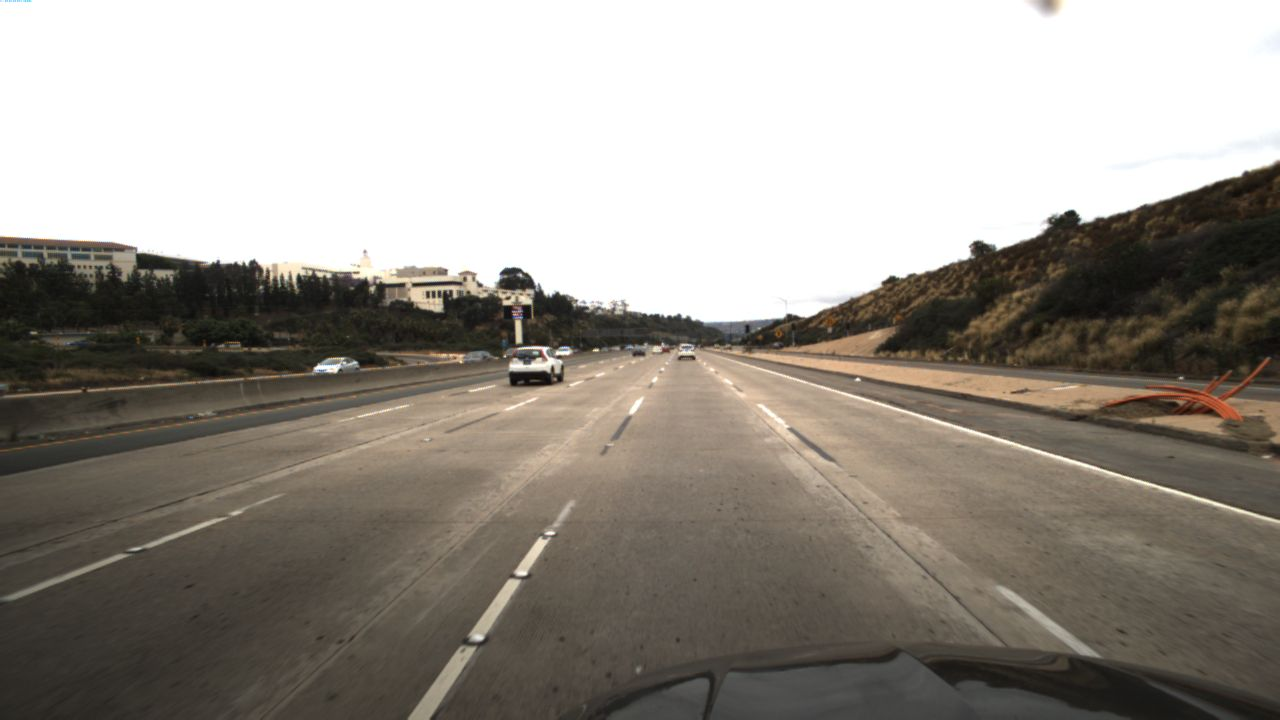
#> input picture dataset/velocity/test/clips/1/imgs/001.jpg, 1280 x 720 px, given in place of 040.jpg, which was not available
$ jupyter execute --allow-errors car_detector.ipynb   (older library calls are emulated)   (text cells are left out)
#> lines starting #> are read from the running program, lines starting #| are printed output that depends on the picture; pictures that were not available may be replaced by others from this repository, and a replacement may not be noted
### util.py
import cv2
import json
import os.path
from pathlib import Path


# absolute path of the dataset
project_folder = Path(__file__).parent.absolute()
velocity_folder = Path('dataset/velocity')
lane_folder = Path('dataset/lane')


# [35 lines left out: function draw_annotation, not called in this run]


def read_velocity_image(folder, id, frame=40, annotation=False):
    """
    Reads an image from the velocity dataset. Adds annotations if needed.
    folder: be one of ['supp', 'test', 'train']
    id: the id of the image/clip
    frame: a number between 1 to 40
    annotation: whether to draw annotation to the image
    """

    # invalid folder
    if folder not in ['supp', 'test', 'train']:
        return None
    # invalid frame
    if folder != 'supp' and frame < 1 or frame > 40:
        return  None

    if folder == 'supp':
        path_img = project_folder / velocity_folder / f'{folder}/supp_img/{id:04d}.jpg'
        path_annotation = project_folder / velocity_folder / f'{folder}/annotation.json'
    else: # folder is train/test
        path_img = project_folder / velocity_folder / f'{folder}/clips/{id}/imgs/{frame:03d}.jpg'
        path_annotation = project_folder / velocity_folder / f'{folder}/clips/{id}/annotation.json'

    #print(path_img)
    # read the image
    img = cv2.imread(str(path_img))
    img = cv2.cvtColor(img, cv2.COLOR_BGR2RGB)

    # add annotation
    if annotation and frame==40:
        # load the annotation file
        with open(path_annotation) as file:
            # parse json file
            annotation = json.load(file)

        if folder == 'supp':
            # reform the annotation for supp because it is kind of different
            temp = []
            for bbox in annotation[id - 1]['bbox']:
                temp.append({
                    'bbox': {
                        'top': bbox['top'],
                        'right': bbox['right'],
                        'bottom': bbox['bottom'],
                        'left': bbox['left']
                    }
                })
            annotation = temp

        img = draw_annotation(img, annotation)

    return img


def crop_cars(folder, id):
    """
    crop out the cars in the image given annotated bounding boxes
    """
#> called with folder = 'train', id = 1

    # invalid folder
    if folder not in ['supp', 'test', 'train']:
        return None

    if folder == 'supp':
        path_img = project_folder / velocity_folder / f'{folder}/supp_img/{id:04d}.jpg'
        path_annotation = project_folder / velocity_folder / f'supp/annotation.json'
    else:
        path_img = project_folder / velocity_folder / f'{folder}/clips/{id}/imgs/040.jpg'
        path_annotation = project_folder / velocity_folder / f'{folder}/clips/{id}/annotation.json'

    # read the image
    img = cv2.imread(str(path_img))
#> img is the input picture: shape (720, 1280, 3); mean B, G, R 140.6, 148.1, 153.6
    img = cv2.cvtColor(img, cv2.COLOR_BGR2RGB)

    # load the annotation file
    with open(path_annotation) as file:
        # parse json file
        annotation = json.load(file)

    res = []

    # extract bboxs
    if folder == 'supp':
        bboxs = annotation[id - 1]['bbox']
        for bbox in bboxs:
            res.append(img[int(bbox['top']):int(bbox['bottom']), int(bbox['left']):int(bbox['right'])].copy())

    else:
        for a in annotation:
            bbox = a['bbox']
            res.append(img[int(bbox['top']):int(bbox['bottom']), int(bbox['left']):int(bbox['right'])].copy())

    return res


# [17 lines left out: function IoU, not called in this run]

### car_detector.ipynb
[cell 1]
import util
import cv2
import matplotlib.pyplot as plt
import numpy as np
import random
import json
import glob

[cell 2]
import sys
np.set_printoptions(threshold=sys.maxsize)

[cell 3]
# Run this cell first only if you are using Colab
# mount Google Drive to Colab. Ignore if you don't use Colab.
from google.colab import drive
drive.mount('/content/drive')

# specify the project folder
# util.project_folder = 'drive/MyDrive/UNSW/COMP9517/Project/9517Project/'

[cell 4]
n_imgs = 1074
img_size = (720, 1280)

[cell 5]
# examine the sizes and height/width ratios of all cropped car images
sizes = []
ratios = []

#> (the rest of this cell did not finish here and is left out)

[cell 6]
# distribution of positions of bounding boxes
tops = []
bottoms = []
lefts = []
rights = []

#> (the rest of this cell did not finish here and is left out)

[cell 7]
# set window size
window_size = (48, 64)

# set the vertical and horizontal search area
min_top, max_top = 260, 640
min_left, max_left = 200, 1150

[cell 8]
new_size = (64, 48)

# sample car images and resize
# [36 lines left out: functions sample_cars, sample_noncars, not called in this run]

[cell 9]
# [7 lines of commented-out code are left out]

[cell 10]
from skimage.feature import hog

pixels_per_cell = 8
cells_per_block = 3

[cell 11]
# HOG feature desciptors for cars
car = cv2.imread('dataset/samples/train/cars/1_0.jpg')
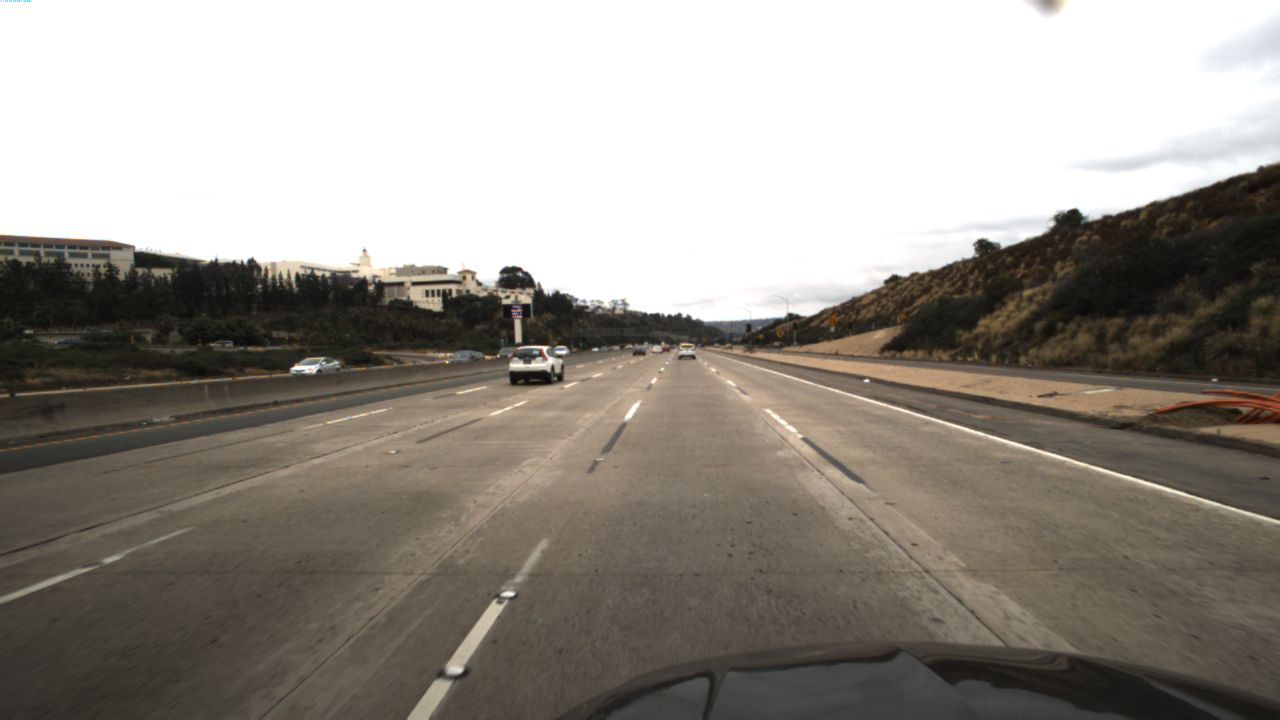
#> input picture dataset/velocity/test/clips/1/imgs/002.jpg, 1280 x 720 px, given in place of 1_0.jpg, which was not available
#> car is the input picture: shape (720, 1280, 3); mean B, G, R 138.3, 145.6, 150.8
fd1, hog_car = hog(car, orientations=9, pixels_per_cell=(8, 8),
                    cells_per_block=(cells_per_block, cells_per_block), visualize=True, multichannel=True)
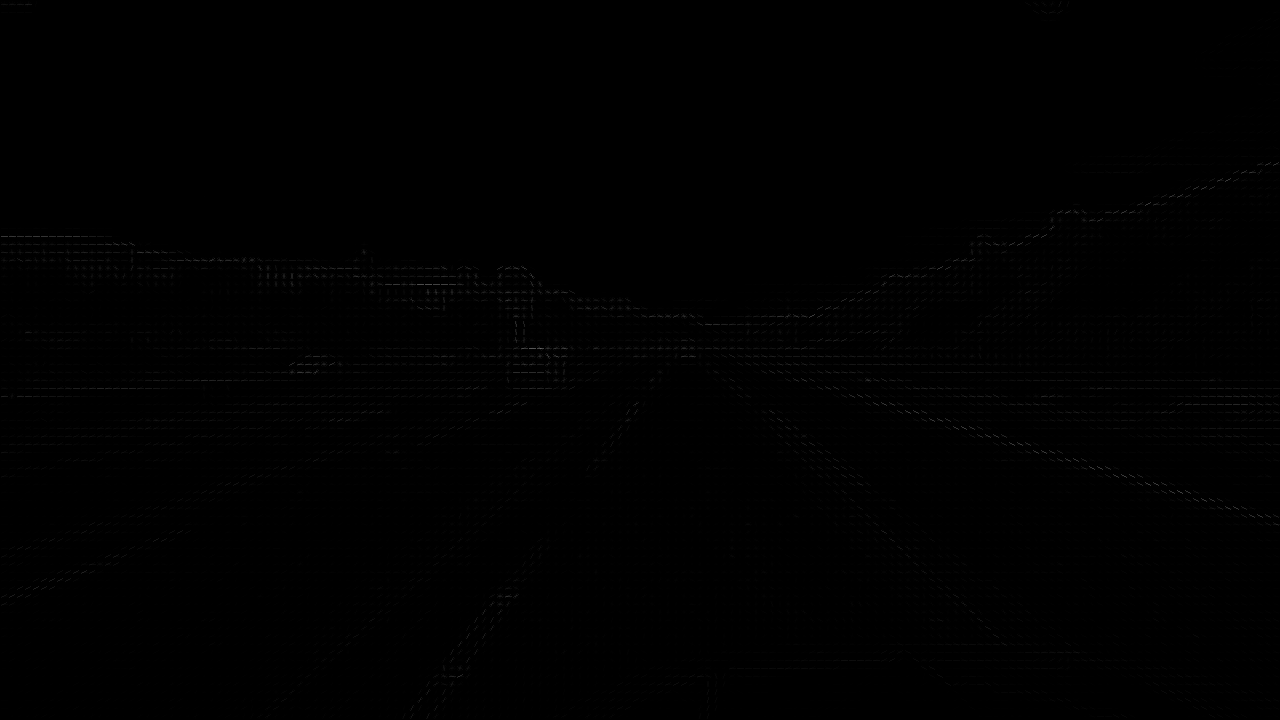
#> hog_car: shape (720, 1280) float64; min 0, max 105.8, mean 0.6

# HOG feature desciptors for non-cars
noncar = cv2.imread('dataset/samples/test/non-cars/1_0.jpg')
fd2, hog_noncar = hog(noncar, orientations=9, pixels_per_cell=(8, 8),
                     cells_per_block=(cells_per_block, cells_per_block), visualize=True, multichannel=True)

fig, axs = plt.subplots(2, 2, figsize=(10,5))
axs[0][0].set_title('car')
axs[0][0].imshow(cv2.cvtColor(car, cv2.COLOR_BGR2RGB), cmap='gray')
axs[1][0].imshow(hog_car, cmap='gray')
axs[0][1].set_title('non-car')
axs[0][1].imshow(cv2.cvtColor(noncar, cv2.COLOR_BGR2RGB), cmap='gray')
axs[1][1].imshow(hog_noncar, cmap='gray')
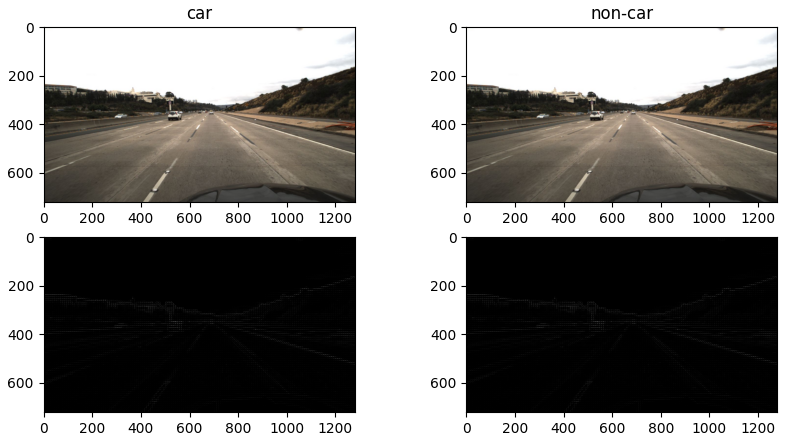
#> figure drawn by matplotlib, 4 panels

[cell 12]
fd1.shape
#> Out = (1126224,)

[cell 13]
# load training set images
def load_dataset(mode='train'):
#> called with mode = 'train'
    if mode not in ['train', 'test']:
        return

    car_imgs = []
    noncar_imgs = []

    for img_path in glob.glob(f"dataset/samples/{mode}/cars/*.jpg"):
        car_imgs.append(cv2.imread(img_path))
    for img_path in glob.glob(f"dataset/samples/{mode}/non-cars/*.jpg"):
        noncar_imgs.append(cv2.imread(img_path))

    n_train = len(car_imgs) + len(noncar_imgs)
#> n_train = 2

    # create dataset
    X = []
    for car_img in car_imgs:
        X.append(hog(car_img, orientations=9, pixels_per_cell=(8, 8),
                 cells_per_block=(3, 3), visualize=False, multichannel=True))
#> this loop made 1 pass
#> after the loop, X = 1 item
    for noncar_img in noncar_imgs:
        X.append(hog(noncar_img, orientations=9, pixels_per_cell=(8, 8),
                 cells_per_block=(3, 3), visualize=False, multichannel=True))
#> after the loop, X = 2 items

    X = np.array(X)
    y = np.append(np.ones((len(car_imgs))), np.zeros((len(noncar_imgs))))
#> y = [1, 0]
    return X, y

[cell 14]
X_train, y_train = load_dataset('train')
#> y_train = [1, 0]
X_test, y_test = load_dataset('test')
#> the loop in load_dataset (call 2), `for car_img in car_imgs:` made 1 pass
#> the loop in load_dataset (call 2), `for noncar_img in noncar_imgs:` made 1 pass
#> y_test = [1, 0]

[cell 15]
X_train.shape
#> Out = (2, 1126224)

[cell 16]
y_train.shape
#> Out = (2,)

[cell 17]
from sklearn.svm import LinearSVC
# train the model
svc = LinearSVC()
svc.fit(X_train, y_train)

[cell 18]
svc.score(X_test, y_test)
#> Out = 0.5

[cell 19]
#svc.predict(X_test)

[cell 20]
from sklearn.linear_model import LogisticRegression

lr = LogisticRegression(random_state=0)
lr.fit(X_train, y_train)

[cell 21]
lr.score(X_test, y_test)
#> Out = 0.5

[cell 22]
#lr.predict_proba(X_test)

[cell 23]
# version1: Slice HOG of the entire image. Way Faster.
def sliding_window(img, scale=1, step_size=1, visualize=False):
    # resize
    img = cv2.resize(img, (int(img_test.shape[1] / scale), int(img_test.shape[0] / scale)))
    window_size = (48, 64)
    n_blocks = (int(720 / scale / 8 - 3 + 1), int(1280 / scale / 8 - 3 + 1)) # (88, 158)
    n_blocks_in_window = (window_size[0] // 8 - 3 + 1, window_size[1] // 8 - 3 + 1) # (4, 6)

    hog_fd = hog(img, orientations=9, pixels_per_cell=(8, 8),
                 cells_per_block=(3, 3), visualize=False, multichannel=True, feature_vector=False)
    windows = []
    min_top, max_top = 280, 380
    min_left, max_left = 200, 1150

    for i in range((n_blocks[0] - n_blocks_in_window[0]) // step_size):
        for j in range((n_blocks[1] - n_blocks_in_window[1]) // step_size):
            if i * step_size * 8 > max_top / scale or i * step_size * 8 < min_top / scale \
            or j * step_size * 8 > max_left / scale or j * step_size * 8 < min_left / scale:
                continue

            hog_fd_window = hog_fd[i*step_size:i*step_size+n_blocks_in_window[0], j*step_size:j*step_size+n_blocks_in_window[1]].ravel()

            if lr.predict_proba(hog_fd_window.reshape((1, -1)))[0][1] > 0.75:
                windows.append([i, j, scale])

    if visualize:
        img_cpy = img.copy()
        for w in windows:
            a = w[0] * step_size * 8
            b = w[1] * step_size * 8
            cv2.rectangle(img_cpy, (b, a), (b+64, a+48), color=(0, 255, 0), thickness=2)
        plt.imshow(img_cpy)

    return windows


# version2: naively compute HOG for each sliding window
def sliding_window2(img, scale=1, step_size=8, visualize=False):
    # resize
    img = cv2.resize(img, (int(img_test.shape[1] / scale), int(img_test.shape[0] / scale)))
    window_size = (48, 64)
    windows = []

    min_top, max_top = 260, 640
    min_left, max_left = 200, 1150

    for i in range(int(min_top / scale / step_size), int((max_top / scale - 48) / step_size)):
        for j in range(int(min_left / scale / step_size), int((max_left / scale - 64) / step_size)):

            top_start, left_start = i * step_size, j * step_size
            window = img[top_start:top_start + 48, left_start:left_start + 64]
            hog_window = hog(window, orientations=9, pixels_per_cell=(8, 8), cells_per_block=(3, 3),
                             visualize=False, multichannel=True, feature_vector=True)
            if svc.predict(hog_window.reshape((1, -1))):
                windows.append([i, j, scale])

    if visualize:
        img_cpy = img.copy()
        for w in windows:
            a = w[0] * step_size
            b = w[1] * step_size
            cv2.rectangle(img_cpy, (b, a), (b+64, a+48), color=(0, 255, 0), thickness=2)
        plt.imshow(img_cpy)

    return windows


def pyramid(img, scales, step_size, visualize=False):
#> called with step_size = 1, visualize = True
    windows = []
    for s in scales:
        windows += sliding_window(img, scale=s, step_size=step_size, visualize=False)
    # visualize bounding boxs
    if visualize:
        img_cpy = img.copy()
        for w in windows:
            a = w[0] * step_size * 8
            b = w[1] * step_size * 8
            scale = w[2]
            cv2.rectangle(img_cpy, (int(b*scale), int(a*scale)), (int((b+64)*scale), int((a+48)*scale)), color=(0, 255, 0), thickness=2)
        plt.imshow(img_cpy)
    return windows

[cell 24]
# Ground Truth
img_id = 2
img_test = util.read_velocity_image('test', img_id, False)
fig, axs = plt.subplots(1, 2, figsize=(15,7))
#> (the rest of this cell did not finish here and is left out)

[cell 25]
step_size=1
#> (the rest of this cell did not finish here and is left out)

#> (a cell that did not finish here is left out)

[cell 27]
step_size=8
#> (the rest of this cell did not finish here and is left out)


[cell 28]
# generate the heatmap
# [24 lines left out: function get_heatmap, not called in this run]

#> (a cell that did not finish here is left out)

[cell 30]
from scipy.ndimage.measurements import label

#> (a cell that did not finish here is left out)

[cell 32]
# [20 lines left out: function combine_bounding_boxes, not called in this run]

#> (a cell that did not finish here is left out)

[cell 34]
# [15 lines left out: function detect_cars, not called in this run]

[cell 35]
i = 2
#> (the rest of this cell did not finish here and is left out)

bboxes, output = detect_cars(img_test, save_img=True)
# visualize results
fig, axs = plt.subplots(1, 2, figsize=(15,7))
axs[0].imshow(util.read_velocity_image('test', i, annotation=True))
axs[1].imshow(output)

[cell 36]
n_test = 269
pred = []

#> (the rest of this cell did not finish here and is left out)
